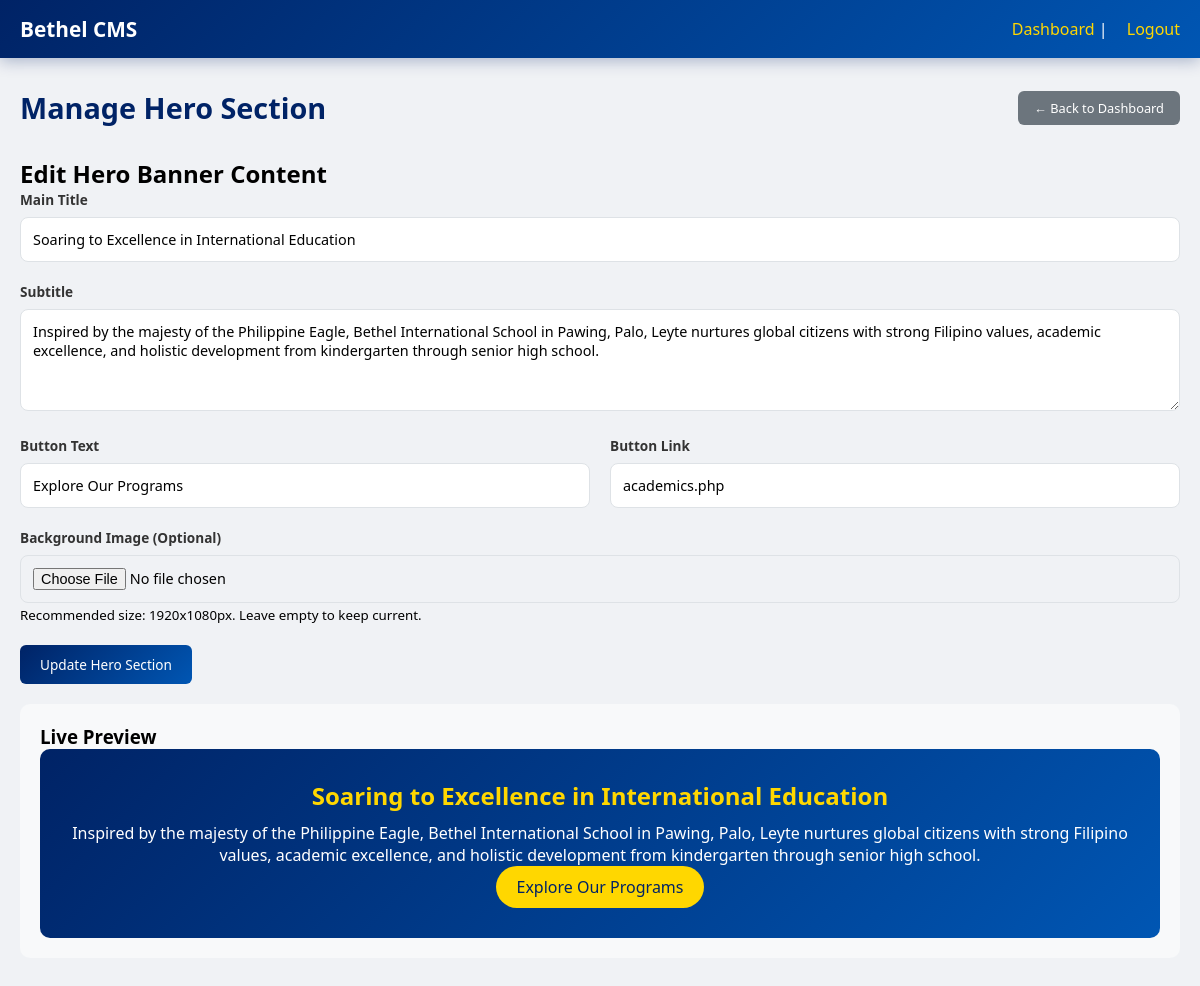
The app's page /admin/manage-hero.php (signed in) with its own data.
### tables this page shows
CREATE TABLE `hero_content` (
  `id` int(11) NOT NULL,
  `title` varchar(255) NOT NULL,
  `subtitle` text DEFAULT NULL,
  `cta_text` varchar(100) DEFAULT NULL,
  `cta_link` varchar(255) DEFAULT NULL,
  `background_image` varchar(255) DEFAULT NULL,
  `updated_at` timestamp NOT NULL DEFAULT current_timestamp() ON UPDATE current_timestamp()
);

### admin/manage-hero.php (the view, shortened to what this page needs)
<?php
require_once '../includes/db.php';
$hero = $pdo->query("SELECT * FROM hero_content ORDER BY id DESC LIMIT 1")->fetch();
?>
<!DOCTYPE html>
<html lang="en">
<head>
    <link rel="stylesheet" href="../css/admin-style.css">
</head>
<body>
<div class="admin-wrapper">
    <nav class="admin-nav"><div class="admin-nav-container"><div class="admin-logo">Bethel CMS</div><div class="admin-user"><a href="dashboard.php">Dashboard</a> | <a href="logout.php">Logout</a></div></div></nav>
    <div class="admin-container">
        <div class="page-header"><h1>Manage Hero Section</h1><a href="dashboard.php" class="btn-secondary">← Back to Dashboard</a></div>
        <div class="form-container">
            <h2>Edit Hero Banner Content</h2>
            <form method="POST" enctype="multipart/form-data">
                <div class="form-group"><label>Main Title</label><input type="text" name="title" required value="<?php echo isset($hero['title']) ? htmlspecialchars($hero['title']) : ''; ?>"></div>
                <div class="form-group"><label>Subtitle</label><textarea name="subtitle" rows="4" required><?php echo isset($hero['subtitle']) ? htmlspecialchars($hero['subtitle']) : ''; ?></textarea></div>
                <div class="form-row">
                    <div class="form-group"><label>Button Text</label><input type="text" name="cta_text" value="<?php echo isset($hero['cta_text']) ? htmlspecialchars($hero['cta_text']) : ''; ?>"></div>
                    <div class="form-group"><label>Button Link</label><input type="text" name="cta_link" value="<?php echo isset($hero['cta_link']) ? htmlspecialchars($hero['cta_link']) : ''; ?>"></div>
                </div>
                <div class="form-group">
                    <label>Background Image (Optional)</label>
                    <input type="file" name="background_image" accept="image/*"><small>Recommended size: 1920x1080px. Leave empty to keep current.</small>
                </div>
                <button type="submit" name="update_hero" class="btn-primary">Update Hero Section</button>
            </form>
        </div>
        <div class="preview-box">
            <h3>Live Preview</h3>
            <div class="hero-preview">
                <h2><?php echo isset($hero['title']) ? htmlspecialchars($hero['title']) : 'Preview'; ?></h2>
                <p><?php echo isset($hero['subtitle']) ? htmlspecialchars($hero['subtitle']) : 'Preview text'; ?></p>
                <a href="#" style="display:inline-block; background: var(--accent-color); color: var(--primary-color); padding: 10px 20px; border-radius: 50px; text-decoration: none;"><?php echo isset($hero['cta_text']) ? htmlspecialchars($hero['cta_text']) : 'Button'; ?></a>
            </div>
        </div>
    </div>
</div>
</body>
</html>

### css/admin-style.css (style rules this page uses)
* { margin: 0; padding: 0; box-sizing: border-box; font-family: 'Segoe UI', Roboto, system-ui, sans-serif; }
:root { --primary-color: #002366; --secondary-color: #0056b3; --accent-color: #FFD700; --dark-color: #1a1a2e; --gray-light: #f8f9fa; --gray-border: #dee2e6; }
body { background: #f0f2f5; }
.admin-nav { background: linear-gradient(135deg, var(--primary-color) 0%, var(--secondary-color) 100%); color: white; padding: 15px 0; box-shadow: 0 3px 15px rgba(0, 35, 102, 0.3); position: sticky; top: 0; z-index: 100; }
.admin-nav-container { max-width: 1400px; margin: 0 auto; padding: 0 20px; display: flex; justify-content: space-between; align-items: center; flex-wrap: wrap; gap: 15px; }
.admin-logo { font-size: 1.3rem; font-weight: bold; }
.admin-user a { color: var(--accent-color); text-decoration: none; margin-left: 15px; transition: color 0.3s; }
.admin-container { max-width: 1200px; margin: 0 auto; padding: 30px 20px; }
.page-header { display: flex; justify-content: space-between; align-items: center; flex-wrap: wrap; gap: 20px; margin-bottom: 30px; }
.page-header h1 { font-size: 1.8rem; color: var(--primary-color); }
.form-group { margin-bottom: 20px; }
.form-group label { display: block; margin-bottom: 8px; font-weight: 600; color: #333; font-size: 0.85rem; }
.form-group input, .form-group textarea, .form-group select { width: 100%; padding: 12px; border: 1px solid var(--gray-border); border-radius: 8px; font-size: 0.9rem; transition: all 0.3s; font-family: inherit; }
.form-group textarea { resize: vertical; min-height: 100px; }
.form-row { display: grid; grid-template-columns: 1fr 1fr; gap: 20px; }
.btn-primary { background: linear-gradient(135deg, var(--primary-color), var(--secondary-color)); color: white; padding: 10px 20px; border: none; border-radius: 6px; cursor: pointer; font-weight: 500; font-size: 0.85rem; transition: all 0.3s; display: inline-flex; align-items: center; gap: 8px; }
.btn-secondary { background: #6c757d; color: white; padding: 8px 16px; border: none; border-radius: 6px; cursor: pointer; font-weight: 500; font-size: 0.8rem; text-decoration: none; display: inline-flex; align-items: center; gap: 5px; }

### admin/manage-hero.php (style rules this page uses)
.preview-box { background: #f8f9fa; padding: 20px; border-radius: 10px; margin-top: 20px; }
.hero-preview { background: linear-gradient(135deg, var(--primary-color), var(--secondary-color)); padding: 30px; border-radius: 10px; color: white; text-align: center; }
.hero-preview h2 { color: var(--accent-color); margin-bottom: 10px; }

### records on screen
hero_content: title "Soaring to Excellence in International Education", subtitle "Inspired by the majesty of the Philippine Eagle, Bethel International School in Pawing, Palo, Leyte nurtures global citizens with strong Filipino values, academic excellence, and holistic development from kindergarten through senior high school.", cta_text "Explore Our Programs", cta_link "academics.php"
